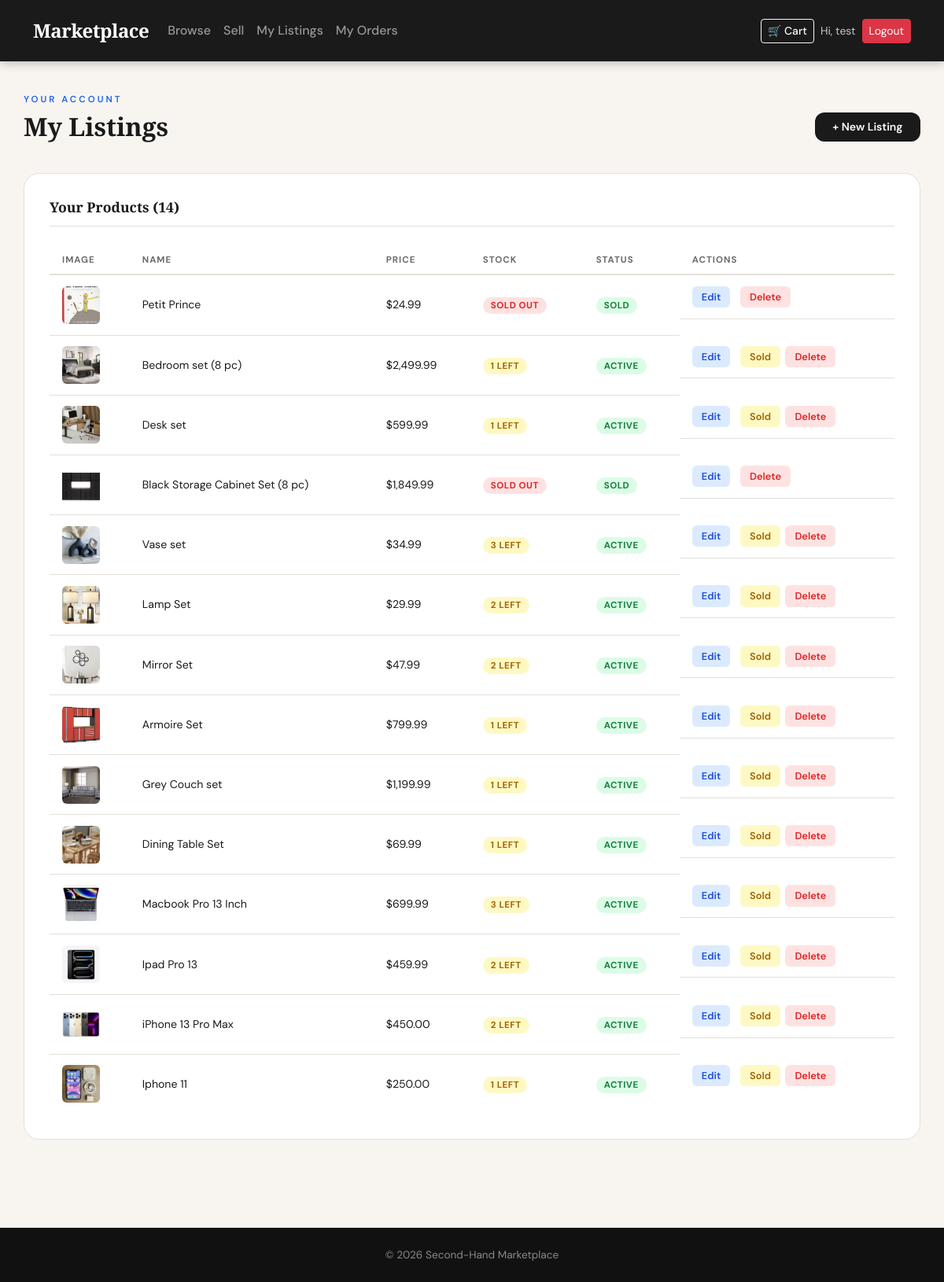
The page /my_listings.php (signed in) on the database its author committed.
### tables this page shows
CREATE TABLE `products` (
  `id` int(11) NOT NULL,
  `name` varchar(100) DEFAULT NULL,
  `description` text DEFAULT NULL,
  `price` decimal(10,2) DEFAULT NULL,
  `image_url` varchar(255) DEFAULT NULL,
  `category` varchar(100) DEFAULT NULL,
  `condition_of_product` varchar(50) DEFAULT NULL,
  `stock` int(11) DEFAULT NULL,
  `seller_id` int(11) DEFAULT NULL
);

### my_listings.php (the view, shortened to what this page needs)
<?php
include("includes/header.php");
$user_id = (int) $_SESSION['user_id'];
$listings = $conn->prepare("SELECT * FROM products WHERE seller_id = ? ORDER BY id DESC");
$listings->bind_param("i", $user_id);
$listings->execute();
$my_products = $listings->get_result();
?>
<div class="container seller-page">
    <div class="admin-header">
        <div>
            <p class="section-eyebrow">Your Account</p>
            <h1 class="section-title">My Listings</h1>
        </div>
        <a href="sell.php" class="btn-filter-apply">+ New Listing</a>
    </div>
    <?php if ($my_products->num_rows > 0): ?>
    <div class="admin-section">
        <h4 class="admin-section-title">Your Products (<?= $my_products->num_rows ?>)</h4>
        <div class="admin-table-wrap">
            <table class="admin-table">
                <thead>
                    <tr>
                        <th>Image</th>
                        <th>Name</th>
                        <th>Price</th>
                        <th>Stock</th>
                        <th>Status</th>
                        <th>Actions</th>
                    </tr>
                </thead>
                <tbody>
                <?php
                $listings2 = $conn->prepare("SELECT * FROM products WHERE seller_id = ? ORDER BY id DESC");
                $listings2->bind_param("i", $user_id);
                $listings2->execute();
                $my_products2 = $listings2->get_result();
                while ($p = $my_products2->fetch_assoc()):
                    $thumb = !empty($p['image_url'])
                        ? htmlspecialchars($p['image_url'])
                        : 'https://placehold.co/48x48/e9ecef/6c757d?text=?';
                    $stock     = (int) $p['stock'];
                    $is_sold   = $stock === 0;
                    $low_stock = !$is_sold && $stock <= 3;
                ?>
                    <tr>
                        <td><img src="<?= $thumb ?>" alt="" class="admin-thumb"></td>
                        <td>
                            <?= htmlspecialchars($p['name']) ?>
                        </td>
                        <td>$<?= number_format($p['price'], 2) ?></td>
                        <td>
                            <?php if ($is_sold): ?>
                                <span class="stock-badge stock-sold">Sold Out</span>
                            <?php elseif ($low_stock): ?>
                                <span class="stock-badge stock-low"><?= $stock ?> left</span>
                            <?php else: ?>
                                <span class="stock-badge stock-ok"><?= $stock ?> in stock</span>
                            <?php endif; ?>
                        </td>
                        <td>
                            <span class="status-badge"><?= $is_sold ? 'Sold' : 'Active' ?></span>
                        </td>
                        <td class="actions-cell">
                            <a href="my_listings.php?edit=<?= (int)$p['id'] ?>" class="btn-table-edit">Edit</a>
                            <?php if (!$is_sold): ?>
                            <form method="POST" style="display:inline">
                                <button type="submit" class="btn-table-sold"
                                        onclick="return confirm('Mark this item as sold out?')">Sold</button>
                            </form>
                            <?php endif; ?>
                            <form method="POST" style="display:inline"
                                  onsubmit="return confirm('Delete this listing permanently?')">
                                <button type="submit" class="btn-table-delete">Delete</button>
                            </form>
                        </td>
                    </tr>
                <?php endwhile; ?>
                </tbody>
            </table>
        </div>
    </div>
    <?php endif; ?>
</div>
<?php include("includes/footer.php"); ?>

### css/style.css (style rules this page uses)
:root { --clr-bg: #f8f5f0; --clr-surface: #ffffff; --clr-dark: #1a1a1a; --clr-muted: #6b6b6b; --clr-border: #e4e0d8; --clr-primary: #2563eb; --clr-primary-dk: #1d4ed8; --clr-accent: #f59e0b; --clr-green: #16a34a; --clr-red: #dc2626; --font-display: 'Playfair Display', Georgia, serif; --font-body: 'DM Sans', sans-serif; --radius-sm: 6px; --radius-md: 12px; --radius-lg: 20px; --shadow-sm: 0 1px 3px rgba(0,0,0,.08); --shadow-md: 0 4px 16px rgba(0,0,0,.10); --shadow-lg: 0 12px 40px rgba(0,0,0,.14); }
*, *::before, *::after { box-sizing: border-box; }
body { font-family: var(--font-body); background-color: var(--clr-bg); color: var(--clr-dark); margin: 0; }
.section-eyebrow { font-size: 0.72rem; font-weight: 600; letter-spacing: 3px; text-transform: uppercase; color: var(--clr-primary); margin-bottom: 0.4rem; }
.section-title { font-family: var(--font-display); font-size: 2rem; font-weight: 700; color: var(--clr-dark); margin: 0; }
.btn-filter-apply { padding: 0.5rem 1.4rem; background: var(--clr-dark); color: #fff; border: none; border-radius: var(--radius-md); font-family: var(--font-body); font-size: 0.88rem; font-weight: 600; cursor: pointer; text-decoration: none; display: inline-block; transition: background .15s; }
.admin-header { display: flex; align-items: flex-end; justify-content: space-between; margin-bottom: 2.5rem; flex-wrap: wrap; gap: 1rem; }
.admin-section { background: var(--clr-surface); border: 1px solid var(--clr-border); border-radius: var(--radius-lg); padding: 2rem; margin-bottom: 2rem; }
.admin-section-title { font-family: var(--font-display); font-size: 1.1rem; font-weight: 700; margin-bottom: 1.5rem; padding-bottom: 0.8rem; border-bottom: 1px solid var(--clr-border); }
.admin-table-wrap { overflow-x: auto; }
.admin-table { width: 100%; border-collapse: collapse; font-size: 0.88rem; }
.admin-table th { text-align: left; padding: 0.6rem 1rem; font-size: 0.72rem; font-weight: 700; text-transform: uppercase; letter-spacing: 1px; color: var(--clr-muted); border-bottom: 2px solid var(--clr-border); }
.admin-table td { padding: 0.85rem 1rem; border-bottom: 1px solid var(--clr-border); vertical-align: middle; }
.admin-table tr:last-child td { border-bottom: none; }
.admin-thumb { width: 48px; height: 48px; object-fit: cover; border-radius: var(--radius-sm); background: var(--clr-bg); }
.btn-table-edit { font-size: 0.8rem; font-weight: 600; padding: 4px 12px; border-radius: var(--radius-sm); background: #dbeafe; color: #1d4ed8; text-decoration: none; margin-right: 0.4rem; transition: background .15s; }
.btn-table-delete { font-size: 0.8rem; font-weight: 600; padding: 4px 12px; border-radius: var(--radius-sm); background: #fee2e2; color: var(--clr-red); border: none; cursor: pointer; transition: background .15s; }
.status-badge { font-size: 0.72rem; font-weight: 700; padding: 3px 10px; border-radius: 99px; background: #dcfce7; color: #15803d; text-transform: uppercase; letter-spacing: 0.5px; }
.seller-page { padding: 2.5rem 0 5rem; }
.actions-cell { display: flex; gap: 0.4rem; align-items: center; flex-wrap: wrap; }
.btn-table-sold { font-size: 0.8rem; font-weight: 600; padding: 4px 12px; border-radius: var(--radius-sm); background: #fef9c3; color: #a16207; border: none; cursor: pointer; transition: background .15s; }
.stock-badge { font-size: 0.72rem; font-weight: 700; padding: 3px 10px; border-radius: 99px; text-transform: uppercase; letter-spacing: 0.5px; }
.stock-low { background: #fef9c3; color: #a16207; }
.stock-sold { background: #fee2e2; color: #dc2626; }

### rows shown on the page
products: image_url (picture), name "Petit Prince", price "24.99", stock "SOLD OUT"
products: image_url (picture), name "Bedroom set (8 pc)", price "2,499.99", stock "1", shows "ACTIVE"
products: image_url (picture), name "Desk set", price "599.99", stock "1", shows "ACTIVE"
products: image_url (picture), name "Black Storage Cabinet Set (8 pc)", price "1,849.99", stock "SOLD OUT"
products: image_url (picture), name "Vase set", price "34.99", stock "3", shows "ACTIVE"
products: image_url (picture), name "Lamp Set", price "29.99", stock "2", shows "ACTIVE"
products: image_url (picture), name "Mirror Set", price "47.99", stock "2", shows "ACTIVE"
products: image_url (picture), name "Armoire Set", price "799.99", stock "1", shows "ACTIVE"
products: image_url (picture), name "Grey Couch set", price "1,199.99", stock "1", shows "ACTIVE"
products: image_url (picture), name "Dining Table Set", price "69.99", stock "1", shows "ACTIVE"
products: image_url (picture), name "Macbook Pro 13 Inch", price "699.99", stock "3", shows "ACTIVE"
products: image_url (picture), name "Ipad Pro 13", price "459.99", stock "2", shows "ACTIVE"
products: image_url (picture), name "iPhone 13 Pro Max", price "450.00", stock "2", shows "ACTIVE"
products: image_url (picture), name "Iphone 11", price "250.00", stock "1", shows "ACTIVE"

### other values the page prints
$_SESSION['name'] "test"
$my_products->num_rows "14"
